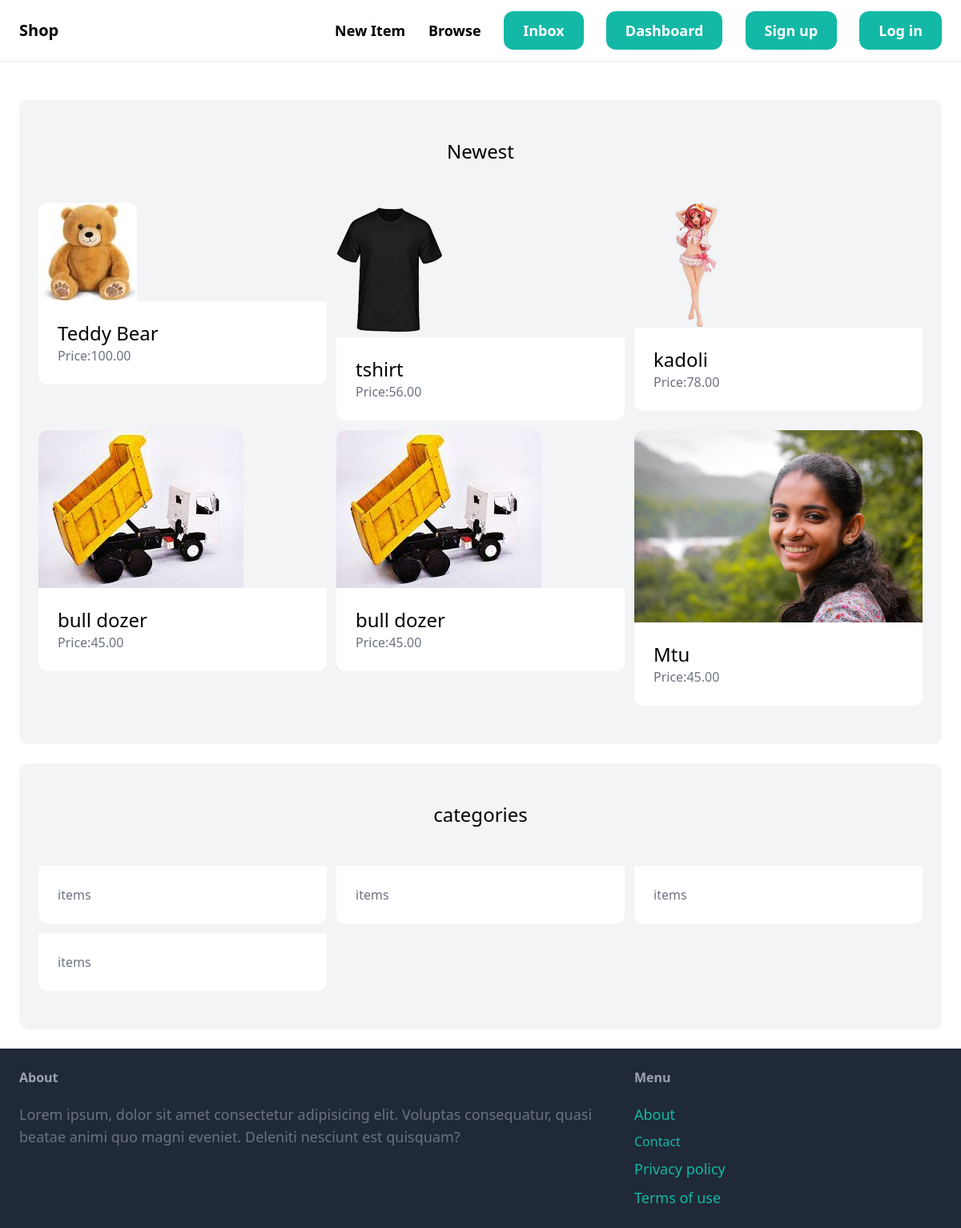
The page / on the database its author committed.
### items/models.py (models this page shows, shortened)
class Item(models.Model):
	category=models.ForeignKey(Category, related_name='items',on_delete=models.CASCADE)
	name = models.CharField(max_length=255)
	description = models.TextField(blank=True, null=True)
	price = models.DecimalField(max_digits=9, decimal_places=2)
	image = models.ImageField(upload_to='item_images',blank=True,null=True)
	is_sold = models.BooleanField(default=False)
	created_by = models.ForeignKey(User, related_name='items',on_delete=models.CASCADE)
	created_at = models.DateTimeField(auto_now_add=True)

class Category(models.Model):
	name = models.CharField(max_length=255)
	class Mete:
		ordering = ('name',)
		verbose_name_plural = 'Categories'

### core/views.py (the view)
# urls.py: path('', views.index, name='index'),
def index(request):
    items = Item.objects.filter(is_sold=False)[0:6]
    categories=Category.objects.all()
    return render(request, 'core/index.html',locals())

### core/templates/core/index.html (shortened to what this page needs)
{%extends 'core/base.html'%}
{% block content %}
<div class="mt-6 px-6 py-12 bg-gray-100 rounded-xl">
    <h2 class="mb-12 text-2xl text-center">Newest</h2>
    <div class="grid grid-cols-3 gap-3">
        {% for item in items %}
        <div>
        <a href="{% url 'items:detail' item.id %}">
            <div>
                <img src="{{ item.image.url }}" class="rounded-t-xl">
            </div>
            <div class="p-6 bg-white rounded-b-xl">
                <h2 class="text-2xl">{{item.name}}</h2>
                <p class="text-gray-500">Price:{{item.price}}</p>
            </div>
        </a>
        </div>
        {% endfor %}
    </div>
</div>
<div class="mt-6 px-6 py-12 bg-gray-100 rounded-xl">
    <h2 class="mb-12 text-2xl text-center">categories</h2>
    <div class="grid grid-cols-3 gap-3">
        {% for catogory in categories %}
       <div>
        <a href="#">
            <div class="p-6 bg-white rounded-b-xl">
                <p class="text-gray-500">{{ category.items.count }} items</p>
            </div>
        </a>
    </div>
        {% endfor %}
    </div>
</div>
{% endblock %}

### rows shown on the page
Item: image (picture), name "Teddy Bear", price "100.00"
Item: image (picture), name "tshirt", price "56.00"
Item: image (picture), name "kadoli", price "78.00"
Item: image (picture), name "bull dozer", price "45.00"
Item: image (picture), name "bull dozer", price "45.00"
Item: image (picture), name "Mtu", price "45.00"
